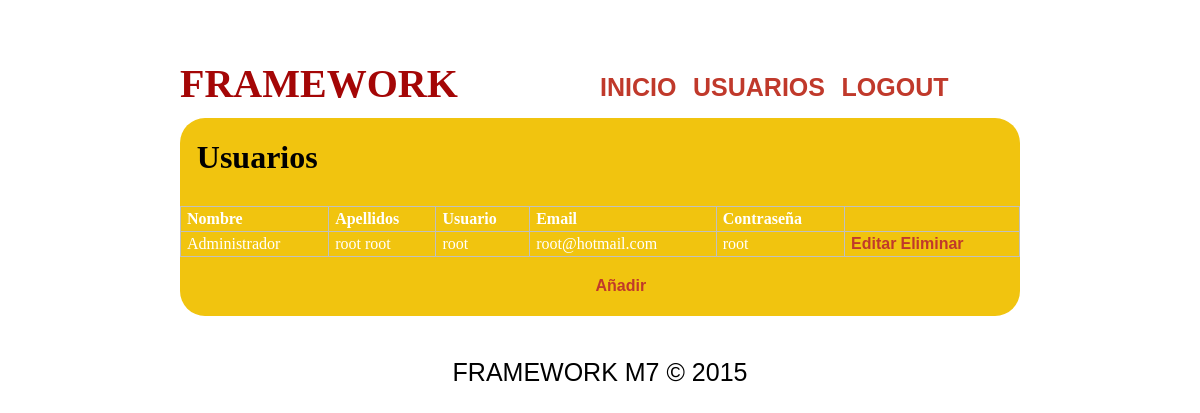
Screenshot of /Usuarios (signed in) with the database file from the repository.
### tables this page shows
CREATE TABLE IF NOT EXISTS `usuarios` (
`id_user` int(11) NOT NULL,
  `nombre` varchar(30) NOT NULL,
  `apellidos` varchar(30) NOT NULL,
  `email` varchar(100) NOT NULL,
  `usuario` varchar(30) NOT NULL,
  `password` varchar(30) NOT NULL,
  `rol` int(11) NOT NULL,
  `estado` int(11) NOT NULL
);

### application/Session.php (called while the page is built, shortened)
<?php
class Session
{
    public static function get($clave)
    {
        if(isset($_SESSION[$clave]))
            return $_SESSION[$clave];
    }
}
?>

### index.php (called while the page is built, shortened)
<?php
try{
    require_once APP_PATH . 'core.php';
    require_once APP_PATH . 'Model.php';
    require_once APP_PATH . 'Session.php';
    bootstrap::run(new Request);
}
catch(Exception $e){
    echo $e->getMessage();
}
?>

### application/Model.php (called while the page is built, shortened)
<?php
class Model
{
    public function __construct() {
        $this->_db = new Database();
    }
}
?>

### models/usuariosModel.php (called while the page is built, shortened)
<?php
class  usuariosModel extends Model
{
    public function getUsuarios()
    {
        $usuarios = $this->_db->query("select * from usuarios");
        return $usuarios->fetchall();
    }
}
?>

### application/core.php (called while the page is built, shortened)
<?php
abstract class Controller
{
    protected function loadModel($modelo)
    {
        $modelo = $modelo . 'Model';
        $rutaModelo = ROOT . 'models' . DS . $modelo . '.php';
        if(is_readable($rutaModelo)){
            $modelo = new $modelo;
            return $modelo;
        }
        else {
            throw new Exception('Error de modelo');
        }
    }
}
?>

### views/usuarios/index.php (the view)
	<?php if(Session::get('autenticado')):
	 	if(isset($this-> usuarios) && count($this-> usuarios)) : ?>
        <div class="div1">
<h1> Usuarios</h1>
</div>
    <div class="div2">
        <table width="100%">
            <tr>
                <th>Nombre</th>
                <th>Apellidos</th>
                <th>Usuario</th>
                <th>Email</th>
                <th>Contraseña</th>
            </tr>
            <?php for($i = 0; $i < count($this-> usuarios); $i++): ?>
            <tr>
                <td><?php echo $this-> usuarios[$i]['nombre']; ?></td>
                <td><?php echo $this-> usuarios[$i]['apellidos']; ?></td>
                <td><?php echo $this-> usuarios[$i]['usuario']; ?></td>
                <td><?php echo $this-> usuarios[$i]['email']; ?></td>
                <td><?php echo $this-> usuarios[$i]['password']; ?></td>
                <td>
                <a href="<?php echo BASE_URL.' usuarios/editar/'.$this-> usuarios[$i]['id_user'];?>">Editar</a>
                <a href="<?php echo BASE_URL.' usuarios/eliminar/'.$this-> usuarios[$i]['id_user'];?>">Eliminar</a>
                </td>
            </tr>
            <?php endfor;?>
        </table>
        </div>
        <?php else: ?>
        <p><strong>No se han encontrado registros</strong></p>
        <?php endif; ?>
        <div class="div3">
        <p align="center"><a href="<?php BASE_URL; ?> usuarios/nuevo">Añadir</a></p>
        </div>
     <?php else: ?>
     	<p>Esta pagina requiere registrarse</p><a href="<?php echo BASE_URL.' usuarios/registrar/'; ?>"> Registrar</a>
	 <?php endif; ?>

### views/layout/tpl/css/estilos.css (style rules this page uses)
table { border-collapse: collapse; }
table, td, th { border: 1px silver solid; color:white; }
td, th { padding: 3px 6px; }
td { text-align: left; vertical-align: top; }
h1 { color: black; margin-left: 2%; }
.div1 { flex:1 20%; }
.div2 { margin-top:1%; flex:1 60%; text-align: left; vertical-align: top; }
.div3 { margin:0.5%; border-radius:2%; border:1 solid; }
a { color:#c0392b; font-family:"Lucida Sans Unicode", "Lucida Grande", sans-serif; text-decoration:none; font-weight:bold; }
p { margin-left:5%; color:white; }

### rows the page displays
usuarios: nombre "Administrador", apellidos "root root", usuario "root", email "root@hotmail.com", password "root"

### other values shown
$_layoutParams['menu'][$i]['titulo'] "INICIO"
$_layoutParams['menu'][$i]['titulo'] "USUARIOS"
$_layoutParams['menu'][$i]['titulo'] "LOGOUT"
